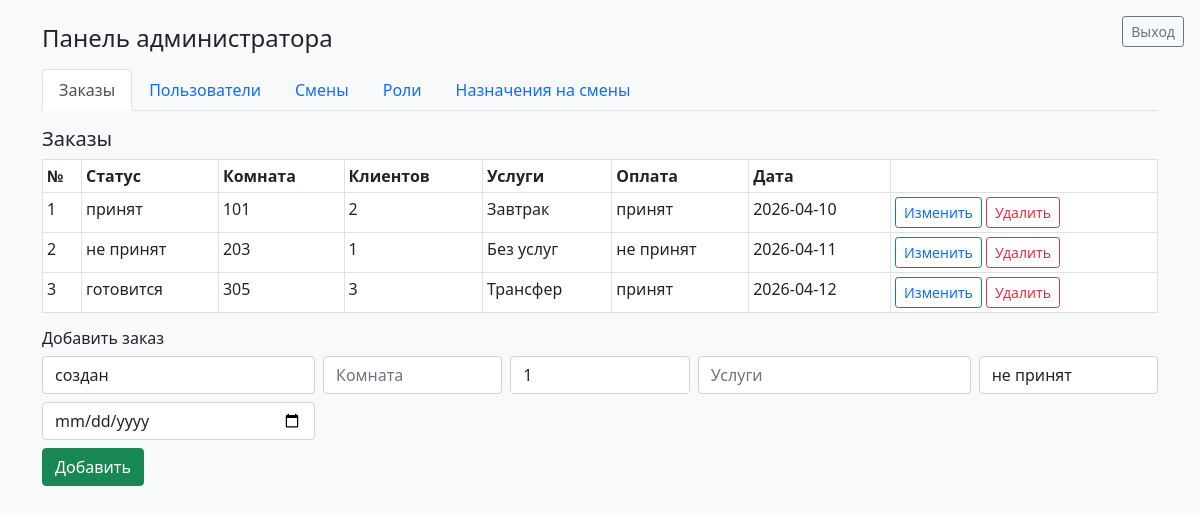
The page /frontend/view_1.php (signed in) on the database its author committed.
### tables this page shows
CREATE TABLE `order` (
  `orderid` INT NOT NULL AUTO_INCREMENT,
  `orderstatus` VARCHAR(50) NOT NULL DEFAULT 'создан',
  `roomnumber` VARCHAR(50) NOT NULL,
  `amountclients` INT NOT NULL,
  `hotelservices` VARCHAR(255) NOT NULL,
  `paymentstatus` VARCHAR(50) NOT NULL DEFAULT 'не принят',
  `datecreation` DATE NOT NULL,
  PRIMARY KEY (`orderid`)
);

### api/crud.php (called while the page is built, shortened)
<?php
function select($query)
{
    try {
        $result = $_SERVER['db']->query($query, MYSQLI_USE_RESULT);
        $result = $result->fetch_all(MYSQLI_ASSOC);
        return $result;
    } catch (Exception $err) {
        return ['status' => 'failed', 'message' => $err];
    }
}

### frontend/view_1.php (the view, shortened to what this page needs)
<?php
require_once '../api/crud.php';
$tab = $_GET['tab'] ?? 'orders';
$orders = select('SELECT * FROM `order` ORDER BY orderid');
function h($s)
{
    return htmlspecialchars((string) $s, ENT_QUOTES, 'UTF-8');
}
?>
<!DOCTYPE html>
<html lang="ru">
<head>
    <link rel="stylesheet" href="./bootstrap.min.css">
</head>
<body class="bg-light">
<a href="/logout.php" class="btn btn-sm btn-outline-secondary position-fixed top-0 end-0 m-3">Выход</a>
<div class="container py-4">
    <h4 class="mb-3">Панель администратора</h4>
    <ul class="nav nav-tabs mb-3">
        <?php
        $tabs = [
            'orders' => 'Заказы',
            'users' => 'Пользователи',
            'shifts' => 'Смены',
            'roles' => 'Роли',
            'userlist' => 'Назначения на смены',
        ];
foreach ($tabs as $key => $label) {
    $active = $tab === $key ? ' active' : '';
    echo '<li class="nav-item"><a class="nav-link' . $active . '" href="/frontend/view_1.php?tab=' . $key . '">' . h($label) . '</a></li>';
}
?>
    </ul>
    <?php if ($tab === 'orders') { ?>
        <h5>Заказы</h5>
        <table class="table table-sm table-bordered bg-white">
            <thead><tr><th>№</th><th>Статус</th><th>Комната</th><th>Клиентов</th><th>Услуги</th><th>Оплата</th><th>Дата</th><th></th></tr></thead>
            <tbody>
            <?php if (is_array($orders) && count($orders) && !isset($orders['status'])) {
                foreach ($orders as $o) { ?>
                    <tr>
                        <td><?= (int) $o['orderid'] ?></td>
                        <td><?= h($o['orderstatus']) ?></td>
                        <td><?= h($o['roomnumber']) ?></td>
                        <td><?= (int) $o['amountclients'] ?></td>
                        <td><?= h($o['hotelservices']) ?></td>
                        <td><?= h($o['paymentstatus']) ?></td>
                        <td><?= h($o['datecreation']) ?></td>
                        <td class="text-nowrap">
                            <a class="btn btn-sm btn-outline-primary" href="/frontend/view_1.php?tab=orders&edit_order=<?= (int) $o['orderid'] ?>">Изменить</a>
                            <form method="POST" class="d-inline" onsubmit="return confirm('Удалить заказ?');">
                                <button class="btn btn-sm btn-outline-danger" type="submit" name="delete_order" value="1">Удалить</button>
                            </form>
                        </td>
                    </tr>
                <?php }
                } else { ?>
                <tr><td colspan="8">Нет записей</td></tr>
            <?php } ?>
            </tbody>
        </table>
        <h6>Добавить заказ</h6>
        <form method="POST" class="row g-2 mb-4">
            <div class="col-md-3"><input class="form-control" name="orderstatus" placeholder="Статус заказа" value="создан"></div>
            <div class="col-md-2"><input class="form-control" name="roomnumber" placeholder="Комната" required></div>
            <div class="col-md-2"><input class="form-control" type="number" name="amountclients" value="1" required></div>
            <div class="col-md-3"><input class="form-control" name="hotelservices" placeholder="Услуги"></div>
            <div class="col-md-2"><input class="form-control" name="paymentstatus" placeholder="Оплата" value="не принят"></div>
            <div class="col-md-3"><input class="form-control" type="date" name="datecreation" required></div>
            <div class="col-12"><button class="btn btn-success" type="submit" name="save_order" value="1">Добавить</button></div>
        </form>
    <?php } ?>
</div>
</body>
</html>

### rows shown on the page
order: orderid "1", orderstatus "принят", roomnumber "101", amountclients "2", hotelservices "Завтрак", paymentstatus "принят", datecreation "2026-04-10"
order: orderid "2", orderstatus "не принят", roomnumber "203", amountclients "1", hotelservices "Без услуг", paymentstatus "не принят", datecreation "2026-04-11"
order: orderid "3", orderstatus "готовится", roomnumber "305", amountclients "3", hotelservices "Трансфер", paymentstatus "принят", datecreation "2026-04-12"

### other values the page prints
$label "Заказы"
$label "Пользователи"
$label "Смены"
$label "Роли"
$label "Назначения на смены"
